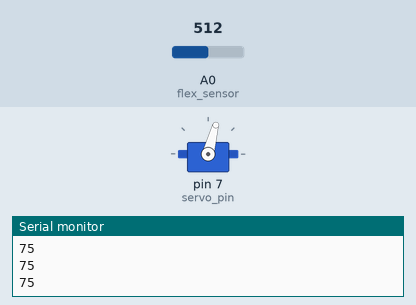
Simulated run of this sketch. Board: Arduino Uno, built with avr-gcc and run on an emulated ATmega328P. On the bench: servo, the last lines printed to the serial monitor. Inputs (shaded band) come from the test bench; at power-on: A0 (flex_sensor) = 512.

Above: at 1.2 s.
1.3 s: A0 (flex_sensor) set to 716
At 2.4 s:
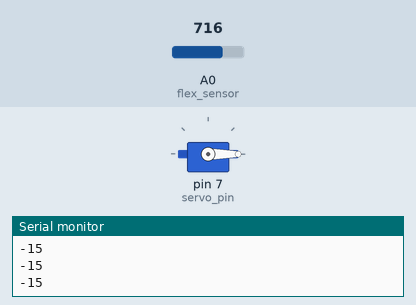
2.8 s: A0 (flex_sensor) set to 306
At 3.7 s:
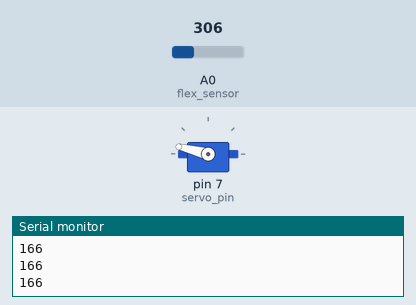
4.3 s: A0 (flex_sensor) set to 122
At 4.8 s:
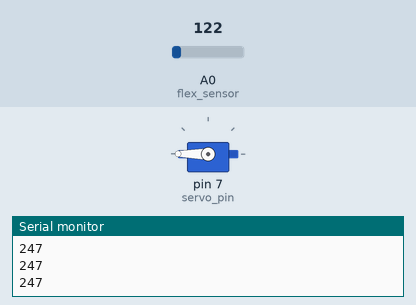
5.8 s: A0 (flex_sensor) set to 511
At 7.0 s:
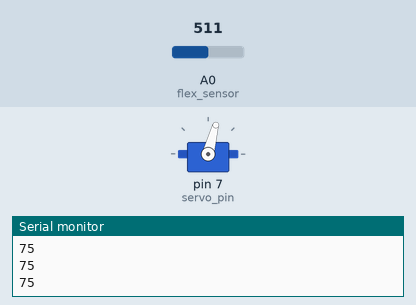
7.3 s: A0 (flex_sensor) set to 900
At 8.2 s:
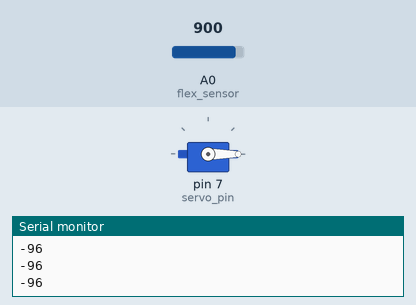
Timing chart, 0 to 9.8 s (numbered marks = the images above; inputs shaded):
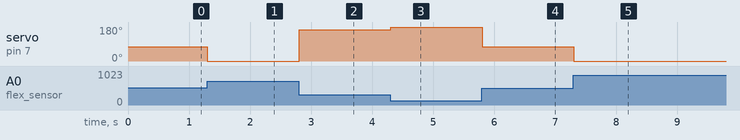

The sketch:

control_servo_motor_using_flex_sensor.ino
```cpp
// C++ code
//Control servo motor with flex sensor

#include<Servo.h>

int flex_sensor=A0;
int servo_pin=7;

Servo myServo;
void setup()
{
  Serial.begin(9600);
  myServo.attach(servo_pin);
}

void loop()
{
  int angle_value=angle();
  myServo.write(angle_value);
  Serial.println(angle_value);
}

int angle()
{
  int sensor_value=analogRead(flex_sensor);
  int angle=map(sensor_value,682,275,0,180);
  return angle;
}
```

Measured:
- after the input at 1.3 s, servo on pin 7 (servo_pin): 75° → 0° at once
- after the input at 2.8 s, servo on pin 7 (servo_pin): 0° → 166° at once
- after the input at 4.3 s, servo on pin 7 (servo_pin): 166° → 180° at once
- after the input at 5.8 s, servo on pin 7 (servo_pin): 180° → 75° at once
- after the input at 7.3 s, servo on pin 7 (servo_pin): 75° → 0° at once
